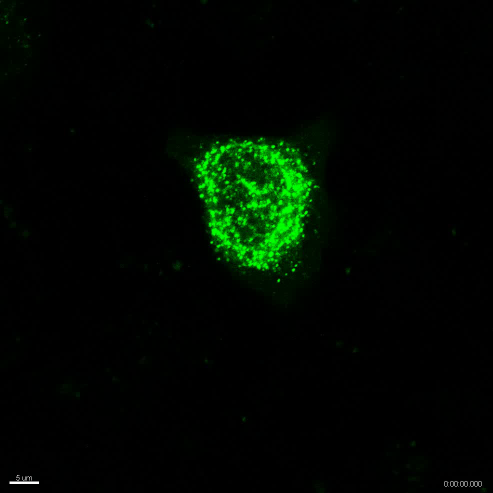
#> input picture frame 0 of Project/Videos/0.5ugDNA_drug10uM_5min45min_1.avi, 986 x 986 px (shown at 1/2 size); the run also reads 1 picture not shown here
$ jupyter execute --allow-errors Image_Extraction_from_video.ipynb
#> lines starting #> are read from the running program, lines starting #| are printed output that depends on the picture; long printed decimals are rounded
[cell 1]
import os, glob, shutil, cv2, re
import numpy as np
import matplotlib.pyplot as plt
from skimage.color import rgb2gray
from scipy.optimize import curve_fit
from scipy.stats import linregress

[cell 2]
#find videos
print(f'Current directory: {os.getcwd()}')

path_to_videos = glob.glob(os.path.join('Videos','*.avi'))
print(path_to_videos, '-'*10, sep = '\n')
#create required directories
def makefolders(path):
    folder = os.path.split(path) #create folders for extracting all images
    folder = os.path.splitext(folder[-1])
    folder_create = os.path.join('Videos',folder[0])
    if os.path.exists(folder_create) == False:
        os.mkdir(folder_create)
    else:
        pass
    return folder_create

#navigate into folder for the image and save images
def saveimages(path, dir_name):
#> called with path = 'Videos/0.5ugDNA_drug10uM_5min45min_1.avi', dir_name = 'Videos/0.5ugDNA_drug10uM_5min45min_1'
    cam = cv2.VideoCapture(path)
    count, success = 0, True
    while success:
        success, image = cam.read()
#> image is the input picture: shape (986, 986, 3); mean B, G, R 0.7, 8, 0.7
#> in singular_video, `img_gray = rgb2gray(a)`:
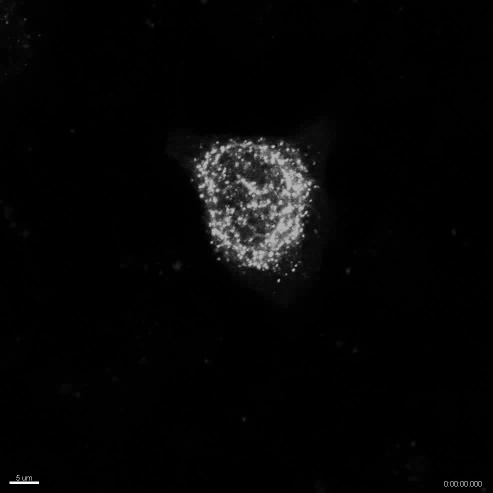
#> img_gray: shape (986, 986) float64 (shown at 1/2 size); min 0, max 1, mean 0.0235
        if not cam.isOpened():
            print(f"Error: Could not open video file {path}")
        os.chdir(dir_name)
        if success:
            folder = os.path.split(dir_name)
            if os.path.exists(f'{folder[-1]}_frame_{count:02}.jpg') == False:
                cv2.imwrite(f'{folder[-1]}_frame_{count:02}.jpg', image)
                count+=1
            else:
                print(f'Image {folder[-1]}_frame_{count:02}.jpg already exists, skipping save')
                count+=1
        else:
            print('Image failed to save/No image present. End of file')
        os.chdir(os.path.join('..','..'))
    cam.release()
    print(f'Current directory: {os.getcwd()} \n Completed {path}\n--------------------')

# [5 lines left out: function hill_eqn, not called in this run]

[cell 3]
for path in path_to_videos:
    dir_name = makefolders(path)
    saveimages(path, dir_name)

[cell 4]
cwd = os.getcwd() #getting current working directory

temp = glob.glob(os.path.join(cwd, 'Videos', '*')) #in my current working directory, access videos folder and list me all the files inside
video_folders = [file for file in temp if not file.endswith(".avi")] #using list comprehension. access the files inside temp, isolate the files with '.avi', and exclude it. store as video_folders

def singular_video(folder_path): #creating a function called singular_video, to loop through the 7 different folders.
    total_fluorescence = [] #empty list to add the max fluoresence later and plot
    subdir_path = os.path.join(cwd, 'Videos', folder_path) #create path to directory in the iteration

    if os.path.isdir(subdir_path): #checking if subdirectory path exist
        for img in os.listdir(subdir_path):
            img_path = os.path.join(subdir_path, img)
            if img.lower().endswith(('.jpg')): #filter for only .jpg files inside subdir_path
                a=plt.imread(img_path) #need save plt.imread to a variable, if not cannot plot downstream
                img_gray = rgb2gray(a) #converting the img into grayscale
                total_fluorescence.append(img_gray.sum()) #sum up signal inside individual frames and append into total_fluorascence

    else:
        print(f'Subdirectory {video_folders} not found')
    return total_fluorescence #return here so can use in "histogrammer" function


def histogrammer(video1, i):
#> called with i = 0
    video1_normalise = video1/max(video1) #normalising to highest sum fluorescent signal in the frames.
    name = os.path.split(video_folders[i])
    x = range(1, len(video1)+1) #plotting frame 1 - n+1

    #plotting segment
    plt.figure(figsize = (13, 6)) #setting the figure size, has to be before plt.plot
    plt.plot(x, video1_normalise, linestyle = 'dashed', marker = 'o') #marker is the data point, marked as circle.

    #Labels & aesthetics
    plt.xticks(x) #this makes it show every tick in X axis
    plt.xlabel('Frame number', fontsize = 10)
    plt.ylabel('Total fluorescence signal', fontsize = 10)
    plt.grid(alpha = .25)
    plt.title(name[1], fontsize = 10)

    plt.tight_layout() #trying out
    plt.show()
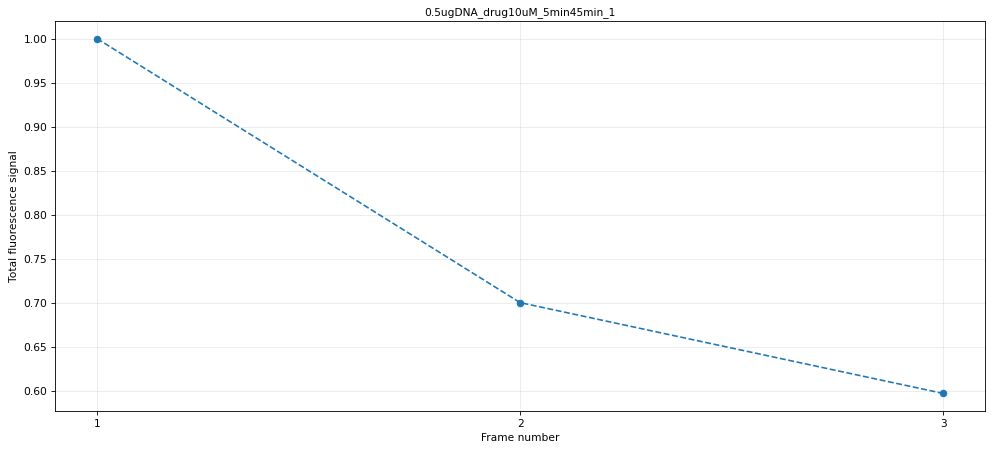
#> figure drawn by matplotlib, 1 panel

#calling of the functions to do all the dirty work
for i, folder in enumerate(video_folders): #for index inside folder, count
    video1 = singular_video(folder) #isolate the single videos and split into frames, save as video1
    histogrammer(video1, i) #store the list of fluorescence signals as video1 and plot histogram

[cell 5]
print(video_folders)
#how do i even choose this lol
#for now, hard code, then maybe in future can soft code it?

[cell 6]
def fluorescence_change(data):
    data_norm = data/max(data)
    change = min(data_norm)
    return change

def sort_videos(folders):
    index = {'drug':[], 'drug10uM':[], 'drug25uM':[], 'drug50uM':[]}
    for i, path in enumerate(folders):
        data = re.search(r'drug\w+',path)
        conc = data.group().split('_')
        if conc[0] in index.keys():
            index[conc[0]].append(i)
#> pass 2 of the loop in singular_video, `for img in os.listdir(subdir_path):`:
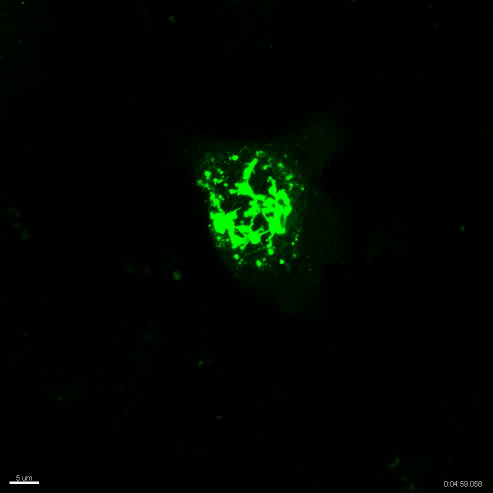
#> input picture Project/Videos/0.5ugDNA_drug10uM_5min45min_1/0.5ugDNA_drug10uM_5min45min_1_frame_01.jpg, 986 x 986 px (shown at 1/2 size)
#> in singular_video, a is the input picture: shape (986, 986, 3); mean R, G, B 0.5, 5.7, 0.5
#> in singular_video (call 2), `img_gray = rgb2gray(a)`:
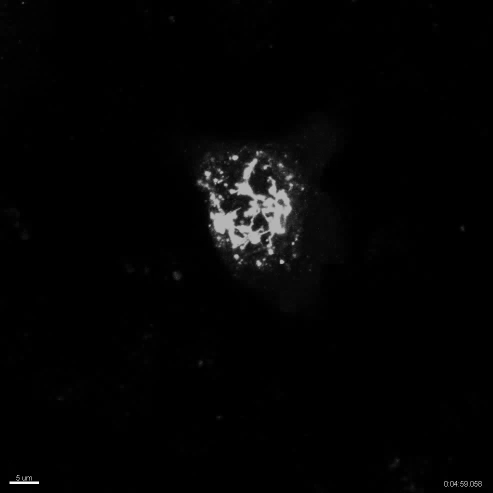
#> img_gray: shape (986, 986) float64 (shown at 1/2 size); min 0, max 1, mean 0.0164
#> pass 3 of the loop in singular_video, `for img in os.listdir(subdir_path):`:
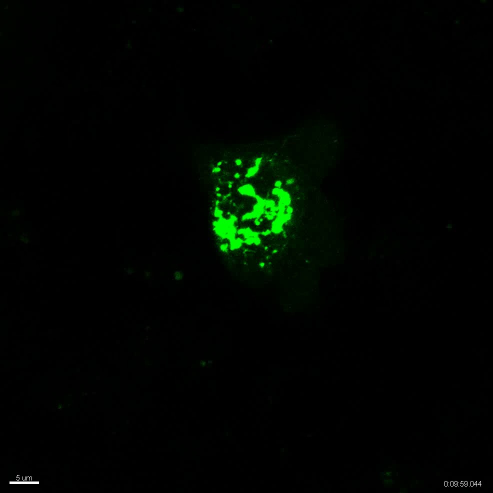
#> input picture Project/Videos/0.5ugDNA_drug10uM_5min45min_1/0.5ugDNA_drug10uM_5min45min_1_frame_02.jpg, 986 x 986 px (shown at 1/2 size)
#> in singular_video, a is the input picture: shape (986, 986, 3); mean R, G, B 0.6, 4.8, 0.6
#> in singular_video (call 2), `img_gray = rgb2gray(a)`:
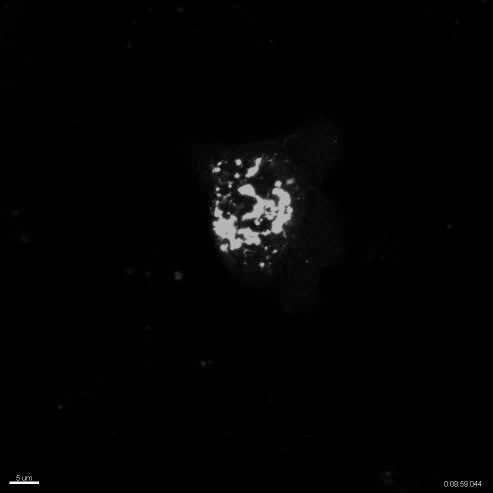
#> img_gray: shape (986, 986) float64 (shown at 1/2 size); min 0, max 1, mean 0.014
    return index


drug_variation = video_folders
drugconc = np.array([10,25,50])
drug_videoIndex = sort_videos(drug_variation)


Ki, ni = 1,1
effect = [fluorescence_change(singular_video(video)) for video in drug_variation]
#> in fluorescence_change, `data_norm = data/max(data)`: data_norm = [1, 0.7, 0.597]
#> in fluorescence_change, `change = min(data_norm)`: change = 0.597
#> effect = [0.597]
print(effect)
#| [0.5967]
#> pass 2 of the loop in singular_video, `for img in os.listdir(subdir_path):`:
#> pass 3 of the loop in singular_video, `for img in os.listdir(subdir_path):`:
data = []
#> (the rest of this cell did not finish here and is left out)

y = $\dfrac{1}{1+Ke^{-n\mathrm{ln(drug concentration)}}$

$y=\dfrac{x}{y}$

[cell 7]
# [46 lines left out: functions dEdn, dEdK, logistics, gradientDescent, not called in this run]

[cell 8]
effect = np.array(effect)
#> (the rest of this cell did not finish here and is left out)

[cell 9]
def relation(time_step, n):
    fluorescence = 1/(time_step**n)
    return fluorescence

def relation2(time_step, k, n):
    fluorescence = k - n * np.log(time_step)
    return fluorescence

data = singular_video(video_folders[-1])
#> data = [22815.3, 15968.6, 13613.2]
data = data/max(data)
#> data = [1, 0.7, 0.597]

time_step = np.arange(5,45,5)
#> (the rest of this cell did not finish here and is left out)

prediction = relation(time_step, popt)
plt.plot(time_step, prediction)

popt, pcov = curve_fit(relation2, time_step, data)
prediction = relation2(time_step, popt[0], popt[1])
plt.plot(time_step, prediction, color='r')

plt.plot(time_step, data, '.')
plt.show()
